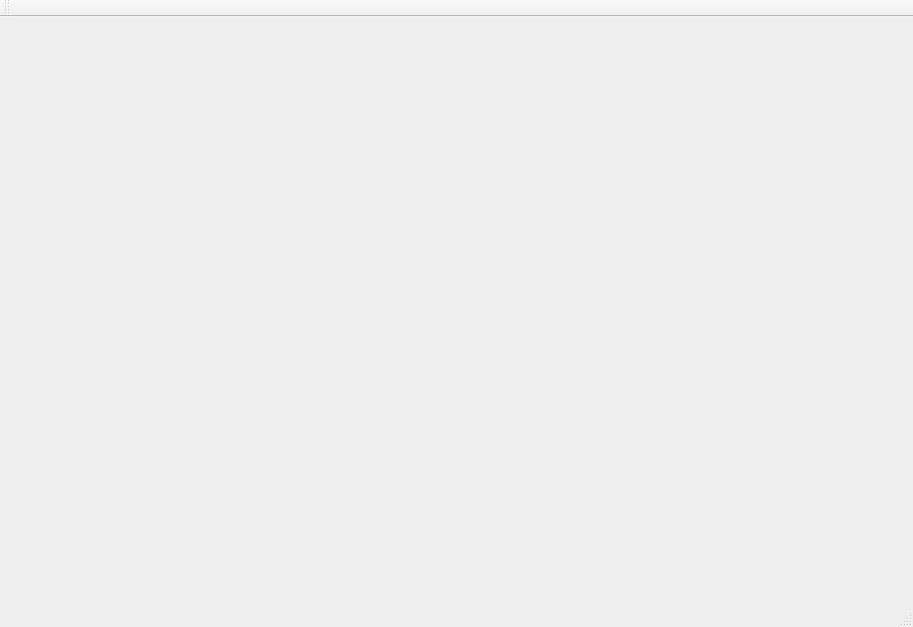
<?xml version="1.0" encoding="UTF-8"?>
<ui version="4.0">
 <class>EnergyOracle</class>
 <widget class="QMainWindow" name="EnergyOracle">
  <property name="geometry">
   <rect>
    <x>0</x>
    <y>0</y>
    <width>913</width>
    <height>627</height>
   </rect>
  </property>
  <property name="windowTitle">
   <string>EnergyOracle</string>
  </property>
  <widget class="QWidget" name="centralWidget">
   <widget class="QWidget" name="verticalLayoutWidget">
    <property name="geometry">
     <rect>
      <x>10</x>
      <y>10</y>
      <width>831</width>
      <height>481</height>
     </rect>
    </property>
    <layout class="QVBoxLayout" name="vL_RotationModel"/>
   </widget>
  </widget>
  <widget class="QMenuBar" name="menuBar">
   <property name="geometry">
    <rect>
     <x>0</x>
     <y>0</y>
     <width>913</width>
     <height>18</height>
    </rect>
   </property>
  </widget>
  <widget class="QToolBar" name="mainToolBar">
   <attribute name="toolBarArea">
    <enum>TopToolBarArea</enum>
   </attribute>
   <attribute name="toolBarBreak">
    <bool>false</bool>
   </attribute>
  </widget>
  <widget class="QStatusBar" name="statusBar"/>
 </widget>
 <layoutdefault spacing="6" margin="11"/>
 <resources/>
 <connections/>
</ui>
